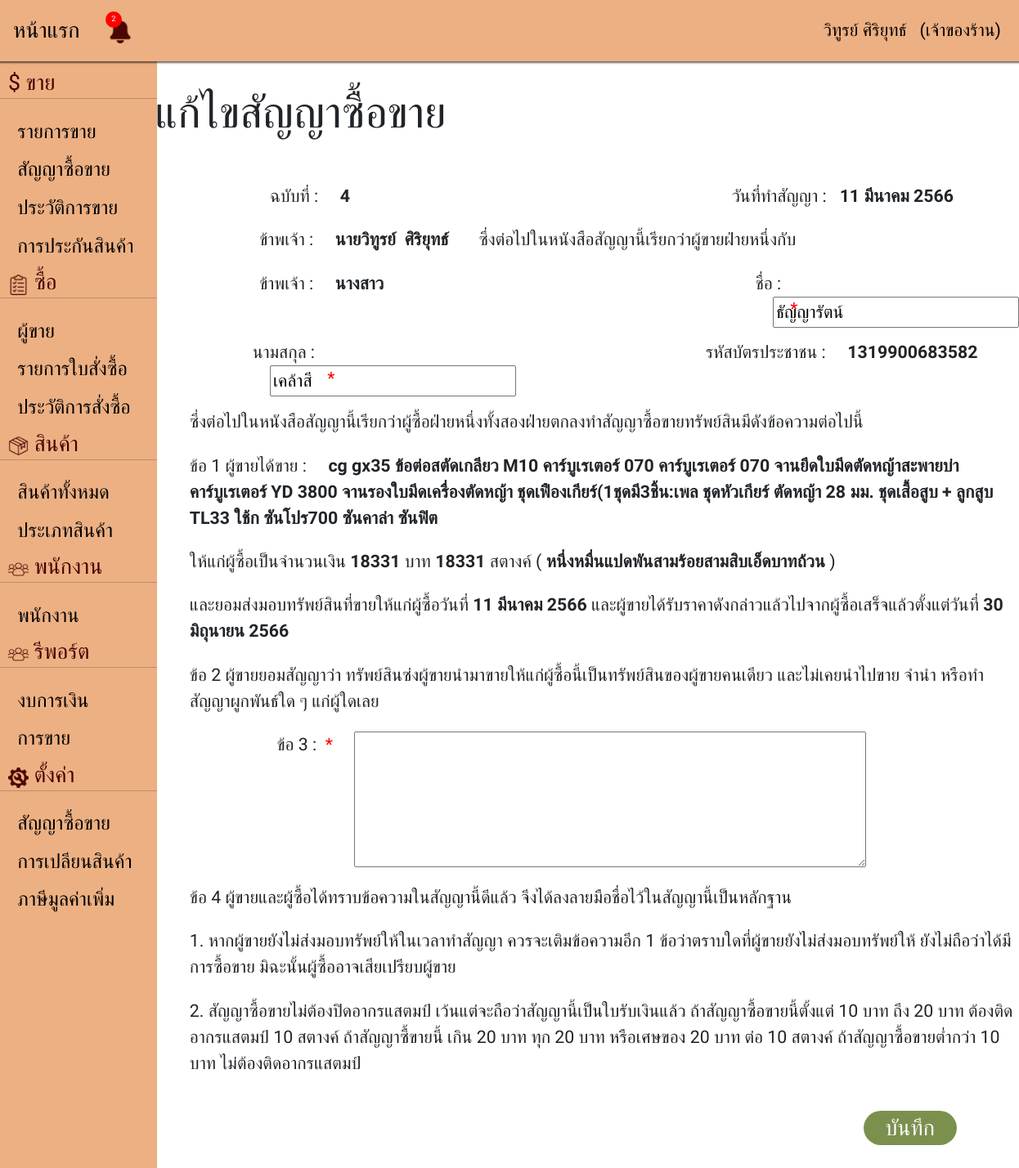
/editcontract.php?id=4 (signed in), run on the app's committed database.
### tables this page shows
CREATE TABLE `debt_payment_details_tb` (
  `unique_id` int(5) NOT NULL COMMENT 'ค่าเอกลักษณ์',
  `contract_code` int(6) NOT NULL COMMENT 'รหัสสัญญาการซื้อขาย',
  `repayment_date` date NOT NULL DEFAULT current_timestamp() COMMENT 'วันที่ชำระ',
  `payment` varchar(20) NOT NULL COMMENT 'วิธีการชำระ',
  `payment_amount` float NOT NULL DEFAULT 0 COMMENT 'ยอดที่ชำระ',
  `deduct_principal` float NOT NULL DEFAULT 0 COMMENT 'หักเงินต้น',
  `less_interest` float NOT NULL DEFAULT 0 COMMENT 'หักดอกเบี้ย',
  `outstanding` float NOT NULL DEFAULT 0 COMMENT 'คงค้าง',
  `slip_img` varchar(255) DEFAULT NULL COMMENT 'ไฟล์หลักฐานการชำระเงิน'
);

CREATE TABLE `contract_tb` (
  `contract_code` int(6) NOT NULL COMMENT 'รหัสสัญญาการซื้อขาย',
  `date_contract` datetime NOT NULL DEFAULT current_timestamp() COMMENT 'วันที่ทำสัญญา',
  `employee_id` int(11) NOT NULL COMMENT 'รหัสพนักงาน (เจ้าของร้าน) ',
  `sales_list_id` int(6) DEFAULT NULL COMMENT 'รหัสรายการขาย',
  `customer_prefix` varchar(6) NOT NULL COMMENT 'คำนำหน้าชื่อ ',
  `customer_firstname` varchar(50) NOT NULL COMMENT 'ชื่อ ',
  `customer_lastname` varchar(50) NOT NULL COMMENT 'นามสกุล',
  `customer_img` varchar(25) NOT NULL COMMENT 'เลขบัตรประชาชน',
  `date_send` datetime NOT NULL DEFAULT current_timestamp() COMMENT 'วันที่ส่งมอบของให้',
  `price_send` datetime NOT NULL DEFAULT current_timestamp() COMMENT 'ราคาที่ตกลงกันไว้ในวันที่ส่งมอบ',
  `product_detail` text NOT NULL COMMENT 'รายละเอียดสินค้า',
  `baht` int(6) NOT NULL COMMENT 'บาท',
  `stang` int(6) NOT NULL COMMENT 'สตางค์',
  `stangt` varchar(255) NOT NULL COMMENT 'สตางค์ไทย',
  `contract_details` text NOT NULL COMMENT 'ข้อตกลงของสัญญา',
  `contract_attachment` varchar(255) DEFAULT NULL COMMENT 'ไฟล์แนบสัญญา',
  `date_due` datetime NOT NULL DEFAULT current_timestamp() COMMENT 'วันที่ครบกำหนด',
  `outstanding` float NOT NULL COMMENT 'คงค้าง',
  `promise_status` int(5) NOT NULL DEFAULT 0 COMMENT 'สถานะสัญญาซื้อขาย'
);

CREATE TABLE `employee_tb` (
  `employee_id` int(11) NOT NULL COMMENT 'รหัสพนักงานขาย',
  `employee_model` varchar(20) NOT NULL COMMENT 'รูปแบบพนักงาน',
  `employee_startwork_dt` date NOT NULL DEFAULT current_timestamp() COMMENT 'วันที่เข้าทำงาน',
  `employee_prefix` varchar(6) NOT NULL COMMENT 'คำนำหน้าชื่อ',
  `employee_firstname` varchar(50) NOT NULL COMMENT 'ชื่อ',
  `employee_lastname` varchar(50) NOT NULL COMMENT 'นามสกุล',
  `employee_address` varchar(200) NOT NULL COMMENT 'ที่อยู่',
  `employee_birthday` date NOT NULL COMMENT 'วันเกิด',
  `employee_card_id` varchar(25) NOT NULL COMMENT 'บัตรประชาชน',
  `employee_telephone` varchar(20) NOT NULL COMMENT 'เบอร์โทรศัพท์',
  `employee_email` varchar(70) NOT NULL COMMENT 'อีเมล',
  `employee_card_id_copy` varchar(255) NOT NULL COMMENT 'สำเนาบัตรประชาชน',
  `employee_address_copy` varchar(255) NOT NULL COMMENT 'สำเนาทะเบียนบ้าน',
  `employee_status` tinyint(2) NOT NULL DEFAULT 1 COMMENT 'สถานะพนักงาน'
);

### database/Connection.php (called while the page is built)
<?php
function Connection(){
    $servername = "localhost";
    $username = "root";
    $password = "";
    $database = "shop_pj";
    try {
        $conn = new PDO("mysql:host=$servername;dbname=$database", $username, $password);
        $conn->setAttribute(PDO::ATTR_ERRMODE, PDO::ERRMODE_EXCEPTION);
        $conn->query("SET NAMES UTF8");
        return $conn;
    } catch (PDOException $e) {
        throw new Exception("Connection failed: " . $e->getMessage());
    }
}

### database/Contract.php (called while the page is built, shortened)
<?php
include_once("Connection.php");
class Contract
{
    private $conn;
    function __construct()
    {
        $this->conn = Connection();
    }
    public function fetchById($id)
    {
        try {
            $sql = "SELECT C.*,D.* FROM contract_tb C, debt_payment_details_tb D WHERE C.contract_code = D.contract_code AND C.contract_code = ?";
            $stmt = $this->conn->prepare($sql);
            $stmt->bindParam(1, $id, PDO::PARAM_INT);
            $stmt->execute();
            $result = $stmt->fetch(PDO::FETCH_ASSOC);
            if (!$result) {
                return [];
            } else {
                return $result;
            }
        } catch (Exception $e) {
            http_response_code(500);
            return [];
        }
    }
    public function fetchByemployee($id)
    {
        try {
            $sql = "SELECT C.*,E.* FROM contract_tb C, employee_tb E WHERE C.employee_id = E.employee_id AND C.contract_code = ?";
            $stmt = $this->conn->prepare($sql);
            $stmt->bindParam(1, $id, PDO::PARAM_INT);
            $stmt->execute();
            $result = $stmt->fetch(PDO::FETCH_ASSOC);
            if (!$result) {
                return [];
            } else {
                return $result;
            }
        } catch (Exception $e) {
            http_response_code(500);
            return [];
        }
    }
}

### service/datetimeDisplay.php (called while the page is built, shortened)
<?php
function dateTimeDisplay($strDateTime)
{
    $moth = ["มกราคม", "กุมภาพันธ์", "มีนาคม", "เมษายน", "พฤษภาคม", "มิถุนายน", "กรกฏาคม", "สิงหาคม", "กันยายน", "ตุลาคม", "พฤศจิกายน", "ธันวาคม"];
    $date = explode(' ', $strDateTime)[0];
    $D = array_reverse(explode('-', $date));
    $D[2] += 543;
    $D[1] = $moth[$D[1] - 1];
    return implode(' ', $D);
}

### editcontract.php (the view, shortened to what this page needs)
<!DOCTYPE html>
<html lang="en">
<head>
    <link href="./node_modules/bootstrap/dist/css/bootstrap.min.css" rel="stylesheet">
    <link rel="stylesheet" href="./src/css/editcontract.css" />
</head>
<?php include_once('nav.php');
include_once "database/Contract.php";
include_once './service/datetimeDisplay.php';
$contract = new Contract();
$c = $contract->fetchById($_GET['id']);
$laber = $contract->fetchByemployee($_GET['id']);
?>
<body>
    <form action="controller/Contract.php" name="form1" id="form1" method="POST" enctype="multipart/form-data">
        <div class="row">
            <div class="col-1 Nbar min-vh-100"><?php include_once('bar.php'); ?></div>
            <div class="col-11">
                <div class="row main">
                    <h1>แก้ไขสัญญาซื้อขาย</h1>
                </div>
                <div class="row">
                    <div class="col no">
                        ฉบับที่ : <b class="bb"><?= $c['contract_code']; ?></b></div>
                    <div class="col datec">
                        วันที่ทำสัญญา :
                        <b class="bbb"><?= dateTimeDisplay($c['date_contract']) ?></b>
                    </div>
                </div>
                <div class="row-3 xx">ข้าพเจ้า : <b class="bb" id="employee_id"><?= $laber['employee_prefix'] ?><?= $laber['employee_firstname'] ?>&nbsp&nbsp<?= $laber['employee_lastname'] ?></b>
                    &nbsp; &nbsp; &nbsp; ซึ่งต่อไปในหนังสือสัญญานี้เรียกว่าผู้ขายฝ่ายหนึ่งกับ
                </div>
                <div class="row">
                    <div class="col customerp">ข้าพเจ้า : <b class="bb"><?= $c['customer_prefix']; ?></b>
                    </div>
                    <div class=" col namec">ชื่อ : <input type="text" name="customer_firstname" id="customer_firstname" class="bb" value="<?= $c['customer_firstname']; ?>" required />
                        <div class="f">*</div>
                    </div>
                </div>
                <div class="row">
                    <div class="col lastc">นามสกุล : <input type="text" name="customer_lastname" id="customer_lastname" class="bb" value="<?= $c['customer_lastname']; ?>" required />
                        <div class="g">*</div>
                    </div>
                    <div class="col idcard">รหัสบัตรประชาชน : <b class="bb"><?= $c['customer_img']; ?></b>
                    </div>
                </div>
                <div class="row xxx">ซึ่งต่อไปในหนังสือสัญญานี้เรียกว่าผู้ซื้อฝ่ายหนึ่งทั้งสองฝ่ายตกลงทำสัญญาซื้อขายทรัพย์สินมีดังข้อความต่อไปนี้
                </div>
                <div class="col ct">
                    ข้อ 1 ผู้ขายได้ขาย : <b class="bb"><?= $c['product_detail']; ?></b>
                </div>
                <div class="row-1 xxx">ให้แก่ผู้ซื้อเป็นจำนวนเงิน <b class="baht"><?= $c['baht']; ?></b> บาท <b class="stang"><?= $c['baht']; ?></b> สตางค์ (&nbsp;<b class="stangt"><?= $c['stangt']; ?></b>&nbsp;)
                </div>
                <div class="col-11 xxx">และยอมส่งมอบทรัพย์สินที่ขายให้แก่ผู้ซื้อวันที่&nbsp;<b><?= dateTimeDisplay($c['date_send']) ?></b>
                    และผู้ขายได้รับราคาดังกล่าวแล้วไปจากผู้ซื้อเสร็จแล้วตั้งแต่วันที่ <b><?= dateTimeDisplay($c['price_send']) ?></b>
                </div>
                <div class="row xxx">ข้อ 2 ผู้ขายยอมสัญญาว่า
                    ทรัพย์สินซ่งผู้ขายนำมาขายให้แก่ผู้ซื้อนี้เป็นทรัพย์สินของผู้ขายคนเดียว และไม่เคยนำไปขาย จำนำ
                    หรือทำสัญญาผูกพันธ์ใด ๆ แก่ผู้ใดเลย
                </div>
                <div class="col ctc">
                    ข้อ 3 : <span style="color: red; ">&nbsp*&nbsp&nbsp&nbsp&nbsp</span>
                    <textarea name="contract_details" id="contract_details" cols="50" rows="5" style="vertical-align:top;"><?= $c['contract_details']; ?></textarea>
                </div>
                <div class="row xxx">ข้อ 4 ผู้ขายและผู้ซื้อได้ทราบข้อความในสัญญานี้ดีแล้ว
                    จึงได้ลงลายมือชื่อไว้ในสัญญานี้เป็นหลักฐาน
                </div>
                <div class="row xxx">1. หากผู้ขายยังไม่ส่งมอบทรัพย์ให้ในเวลาทำสัญญา ควรจะเติมข้อความอีก 1
                    ข้อว่าตราบใดที่ผู้ขายยังไม่ส่งมอบทรัพย์ให้ ยังไม่ถือว่าได้มีการซื้อขาย
                    มิฉะนั้นผู้ซื้ออาจเสียเปรียบผู้ขาย
                </div>
                <div class="row xxx">2. สัญญาซื้อขายไม่ต้องปิดอากรแสตมป์ เว้นแต่จะถือว่าสัญญานี้เป็นใบรับเงินแล้ว
                    ถ้าสัญญาซื้อขายนี้ตั้งแต่ 10 บาท ถึง 20 บาท ต้องติดอากรแสตมป์ 10 สตางค์ ถ้าสัญญาซื้ขายนี้
                    เกิน 20 บาท ทุก 20 บาท หรือเศษของ 20 บาท ต่อ 10 สตางค์ ถ้าสัญญาซื้อขายต่ำกว่า 10 บาท ไม่ต้องติดอากรแสตมป์
                </div>
                <div class="row btn-g">
                    <div class="col-2 buttom">
                        <input type="submit" class="btn-c submit" value="บันทึก" />
                    </div>
                </div>
            </div>
        </div>
    </form>
</body>
</html>

### src/css/editcontract.css (style rules this page uses)
* { font-family: 'IBM Plex Sans Thai', sans-serif; font-size: 16pt; }
.main { margin-top: 5rem; margin-left: 4rem; width: 85%; }
.Nbar { margin-top: 3.5rem; }
.row { --bs-gutter-x: 0rem; }
.bb { margin-left: 1rem; }
.bbb { margin-left: 0.5rem; }
.no { margin-left: 10.6rem; margin-top: 2rem; }
.datec { margin-top: 2rem; margin-left: 10rem; }
.xx { margin-top: 1rem; margin-left: 10rem; }
.xxx { margin-top: 1rem; margin-left: 6rem; }
.customerp { margin-left: 10rem; margin-top: 1rem; }
.namec { margin-left: 20em; margin-top: 1rem; }
.f { color: red; margin-left: 2rem; margin-top: -1.8rem; }
.lastc { margin-left: 9.6rem; margin-top: 1rem; }
.g { color: red; margin-left: 4.3rem; margin-top: -1.8rem; }
.idcard { margin-left: 8rem; margin-top: 1rem; }
.ct { margin-top: 1rem; margin-left: 6rem; }
.ctc { margin-top: 1rem; margin-left: 11rem; }
.btn-g { width: 100%; justify-content: end; display: flex; margin-top: 2rem; }
.btn-c { border-radius: 25px 25px 25px 25px; font-size: 20pt; width: 60%; }
.submit { background-color: #7C904E; color: white; border: 0ch; }
.buttom { margin-bottom: 3rem; }

### data on the page
debt_payment_details_tb: contract_code "4"
contract_tb: date_contract "11 มีนาคม 2566", employee.employee_prefix "นาย", employee.employee_firstname "วิทูรย์", employee.employee_lastname "ศิริยุทธ์", customer_prefix "นางสาว", customer_firstname "ธัญญารัตน์", customer_lastname "เคล้าสี", customer_img "1319900683582", product_detail "cg gx35 ข้อต่อสตัดเกลียว M10 คาร์บูเรเตอร์ 070 คาร์บูเรเตอร์ 070 จานยึดใบมีดตัดหญ้าสะพายบ่า คาร์บูเรเตอร์ YD 3800 จานรองใบมีดเครื่องตัดหญ้า ชุดเฟืองเกียร์(1ชุดมี3ชิ้น:เพล ชุดหัวเกียร์ ตัดหญ้า 28 มม. ชุดเสื้อสูบ + ลูกสูบ TL33 ใช้ก ซันโปร700 ซันคาล่า ซันฟิต", baht "18331", stangt "หนึ่งหมื่นแปดพันสามร้อยสามสิบเอ็ดบาทถ้วน", date_send "11 มีนาคม 2566", price_send "30 มิถุนายน 2566"

### other printed values
count($lost) "2"
$_SESSION['username'] "วิทูรย์ ศิริยุทธ์"
getFullRole($_SESSION['role']) "เจ้าของร้าน"
